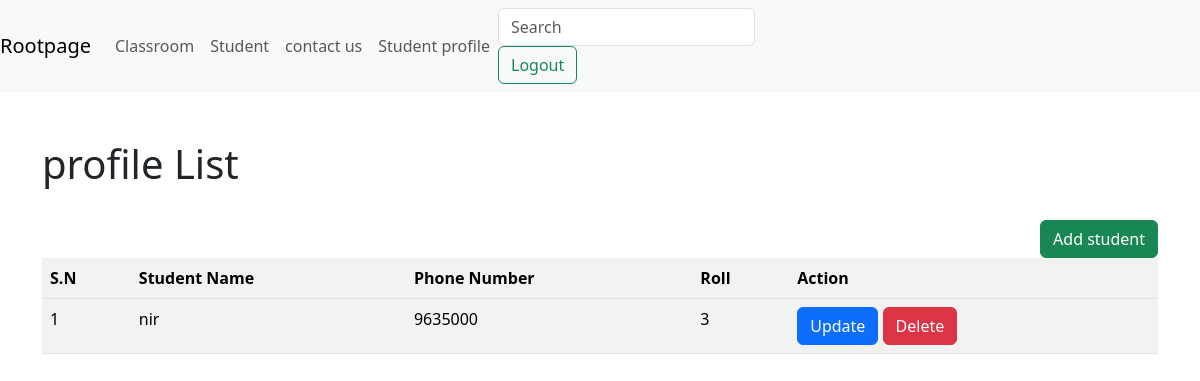
The page /crud/student-profile/ on the database its author committed.
### crud/models.py (models this page shows)
class StudentProfile(models.Model):
    student=models.OneToOneField(Student,on_delete=models.CASCADE)
    profile_picture=models.FileField(null=True,blank=True)
    phone=models.CharField(max_length=14)
    roll=models.PositiveIntegerField()
    bio=models.TextField(max_length=1000)

class Student(models.Model):
    name=models.CharField(max_length=50)
    age=models.IntegerField()
    email=models.EmailField()
    address=models.CharField(max_length=50)
    classroom = models.ForeignKey(Classroom, on_delete=models.CASCADE, related_name="classroom_students",
                                  null=True, blank=True)

### crud/views.py (the view)
# urls.py: path("student-profile/",student_profile_view,name="student_profile"),
def student_profile_view(request):
    return render(request,template_name="crud/student_profile.html",context={"profiles":StudentProfile.objects.all()})

### crud/templates/crud/student_profile.html (shortened to what this page needs)
{% extends "layouts/base.html" %}
{% block content %}
<div class="container">
    <h1>profile List</h1><br>
    <a href="{% url 'add_student_profile' %}" class="btn btn-success" style="float: right;">Add student</a>
    <table class="table table-striped">
        <thread>
            <tr>
                <th>S.N</th>
                <th>Student Name</th>
                <th>Phone Number</th>
                <th>Roll</th>
                <th>Action</th>
            </tr>
        </thread>
        <tbody>
            {% for profile in profiles %}
            <tr>
                <td>{{forloop.counter}}</td>
                <td>{{profile.student.name}}</td>
                <td>{{profile.phone}}</td>
                <td>{{profile.roll}}</td>
                <td>
                    <a href="#" class="btn btn-primary">Update</a>
                    <a href="#" class="btn btn-danger">Delete</a>
                </td>
            </tr>
            {% endfor %}
        </tbody>
    </table>
    </div>
{% endblock %}

### rows shown on the page
StudentProfile: student.name "nir", phone "9635000", roll "3"
